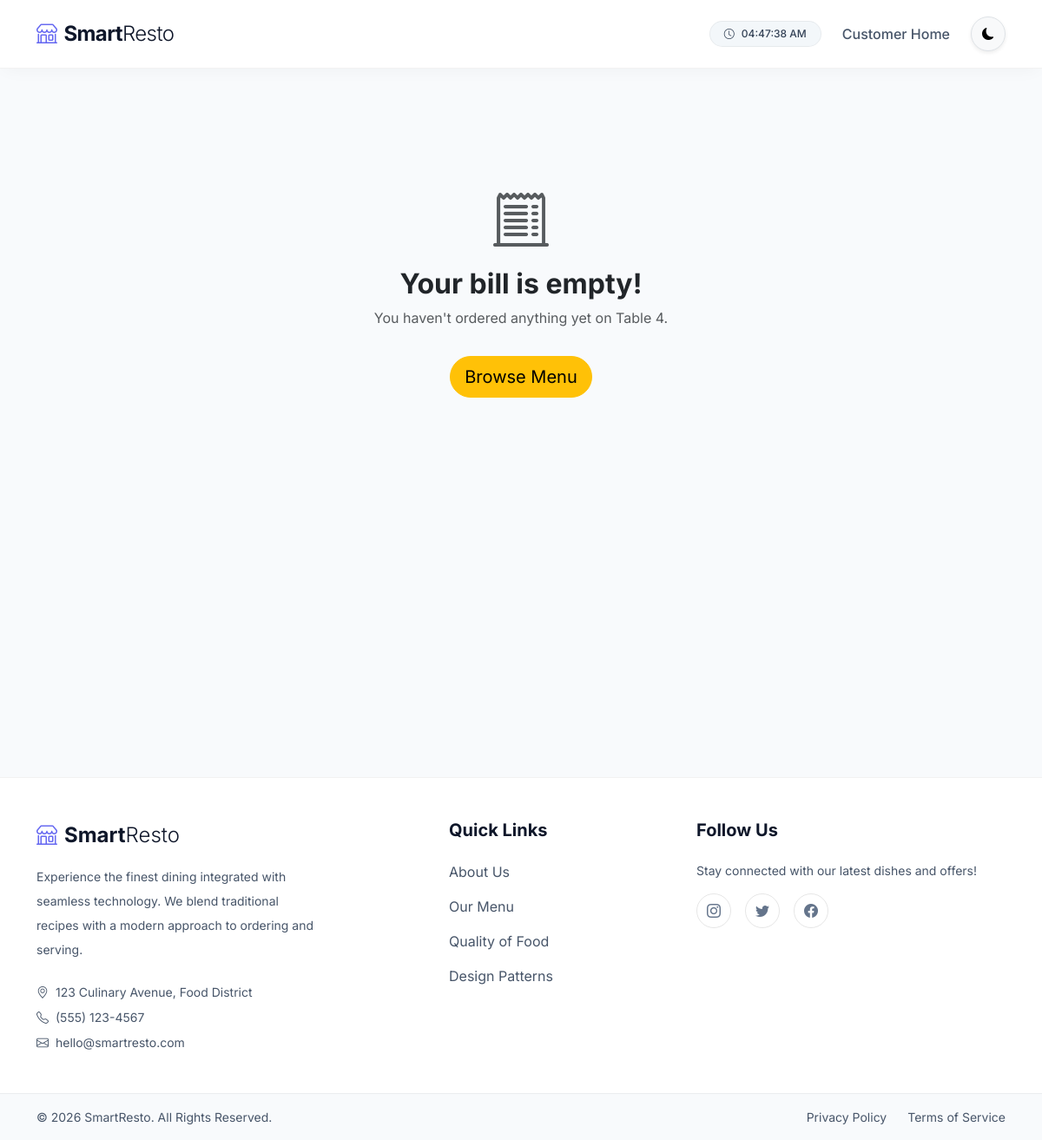
The page /bill/4/ on the database as committed earlier.
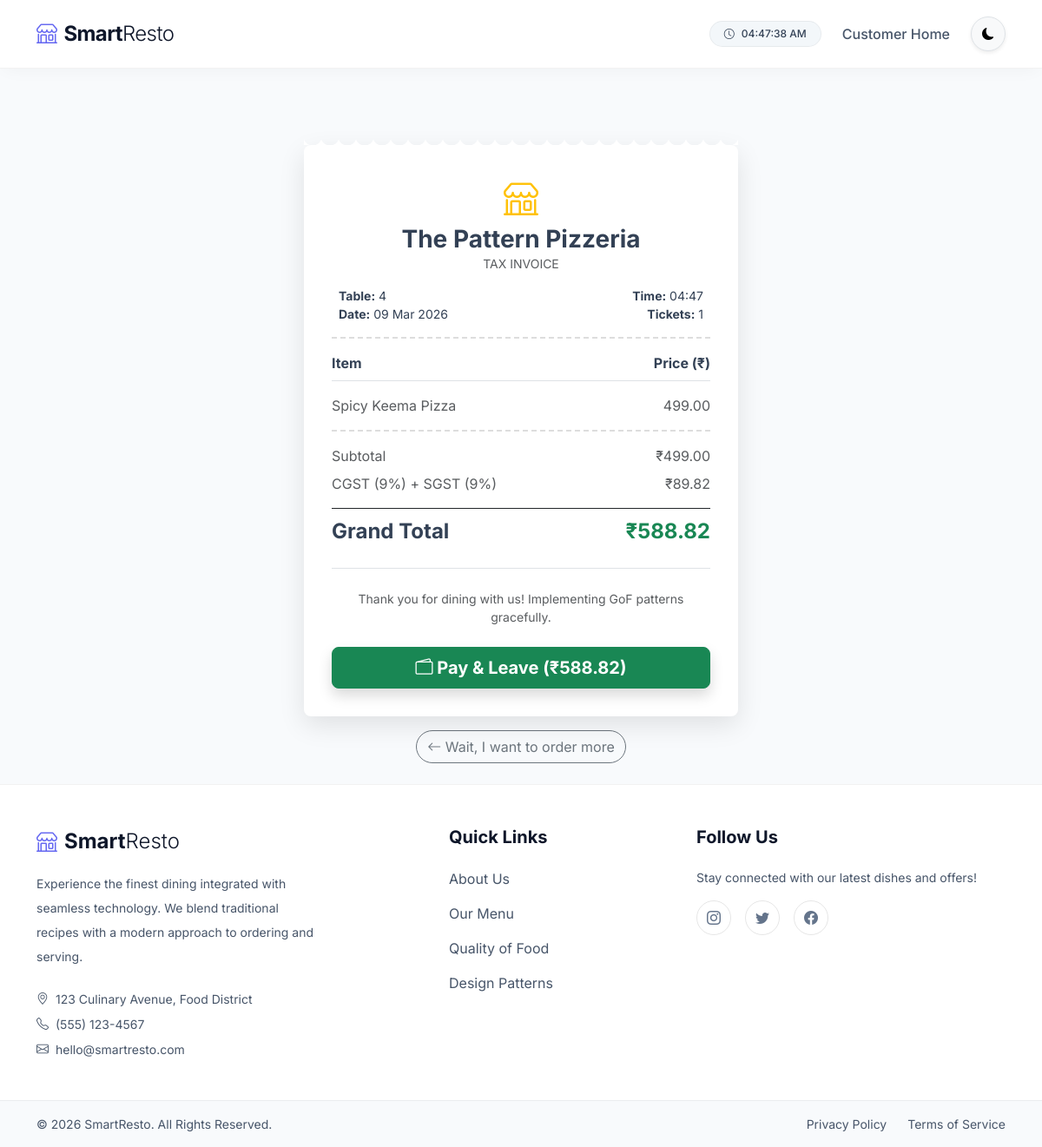
The same page on the database as committed later.
### restaurant/models.py (models this page shows, shortened)
class MenuItem(models.Model):
    ITEM_TYPES = [
        ('VEG', 'Vegetarian'),
        ('NON_VEG', 'Non-Vegetarian'),
        ('VEGAN', 'Vegan'),
    ]
    name = models.CharField(max_length=100)
    price = models.DecimalField(max_digits=8, decimal_places=2)
    item_type = models.CharField(max_length=20, choices=ITEM_TYPES)
    description = models.TextField(blank=True)

### restaurant/views.py (the view)
# urls.py: path('bill/<int:table_id>/', views.payment_page_view, name='payment_page'),
def payment_page_view(request, table_id):
    bill_data = orchestrator.calculate_table_bill(table_id)
    return render(request, 'restaurant/bill.html', {
        'table_number': table_id,
        'bill': bill_data
    })

### restaurant/patterns/strategy.py (called while the page is built)
    def apply_gst(self, amount: float) -> float:
        return float(amount) * 1.18

    def calculate_final_price(self, base_price: float) -> float:
        return float(base_price)

### restaurant/templates/restaurant/bill.html (shortened to what this page needs)
{% extends 'restaurant/base.html' %}
{% block content %}
<div class="row pt-5">
    <div class="col-12">
        {% if bill %}
        <div class="receipt">
            <div class="receipt-header text-center">
                <i class="bi bi-shop fs-1 text-warning mb-2"></i>
                <h3 class="fw-bold mb-0">The Pattern Pizzeria</h3>
                <p class="text-muted small">TAX INVOICE</p>
                <div class="d-flex justify-content-between mt-3 px-2 small text-start">
                    <div>
                        <strong>Table:</strong> {{ bill.table_number }}<br>
                        <strong>Date:</strong> {% now "d M Y" %}
                    </div>
                    <div class="text-end">
                        <strong>Time:</strong> {% now "H:i" %}<br>
                        <strong>Tickets:</strong> {{ bill.order_ids|length }}
                    </div>
                </div>
            </div>
            <div class="receipt-body">
                <div class="receipt-item fw-bold border-bottom pb-2 mb-3">
                    <span style="width: 70%">Item</span>
                    <span style="width: 30%" class="text-end">Price (₹)</span>
                </div>
                {% for item in bill.itemized_list %}
                <div class="receipt-item text-muted">
                    <span style="width: 70%">{{ item.name }}</span>
                    <span style="width: 30%" class="text-end">{{ item.price|floatformat:2 }}</span>
                </div>
                {% endfor %}
            </div>
            <div class="receipt-totals">
                <div class="receipt-item text-muted">
                    <span>Subtotal</span>
                    <span>₹{{ bill.raw_subtotal|floatformat:2 }}</span>
                </div>
                <div class="receipt-item text-muted">
                    <span>CGST (9%) + SGST (9%)</span>
                    <span>₹{{ bill.gst_amount|floatformat:2 }}</span>
                </div>
                <div class="receipt-item mt-3 pt-2 border-top border-dark">
                    <span class="fs-4 fw-bold">Grand Total</span>
                    <span class="fs-4 fw-bold text-success">₹{{ bill.grand_total|floatformat:2 }}</span>
                </div>
            </div>
            <div class="mt-4 pt-4 border-top text-center">
                <p class="small text-muted mb-4">Thank you for dining with us! Implementing GoF patterns gracefully.</p>
                <form action="{% url 'process_payment' bill.table_number %}" method="POST">
                    <button type="submit" class="btn btn-success btn-lg w-100 fw-bold shadow">
                        <i class="bi bi-wallet2"></i> Pay & Leave (₹{{ bill.grand_total|floatformat:2 }})
                    </button>
                </form>
            </div>
        </div>
        <div class="text-center mt-3">
            <a href="{% url 'menu_page' bill.table_number %}" class="btn btn-outline-secondary rounded-pill">
                <i class="bi bi-arrow-left"></i> Wait, I want to order more
            </a>
        </div>
        {% else %}
        <div class="text-center py-5">
            <h1 class="display-3 text-muted"><i class="bi bi-receipt-cutoff"></i></h1>
            <h2 class="fw-bold text-dark mt-3">Your bill is empty!</h2>
            <p class="text-muted">You haven't ordered anything yet on Table {{ table_number }}.</p>
            <a href="{% url 'menu_page' table_number %}" class="btn btn-warning btn-lg mt-3 rounded-pill">
                Browse Menu
            </a>
        </div>
        {% endif %}
    </div>
</div>
{% endblock %}

### restaurant/templates/restaurant/base.html (shortened to what this page needs)
<!DOCTYPE html>
<html lang="en">
<head>
    <link href="https://cdn.jsdelivr.net/npm/bootstrap@5.3.0/dist/css/bootstrap.min.css" rel="stylesheet">
    <link rel="stylesheet" href="https://cdn.jsdelivr.net/npm/bootstrap-icons@1.10.5/font/bootstrap-icons.css">
</head>
<body>
    <nav class="navbar navbar-expand-lg sticky-top">
        <div class="container">
            <a class="navbar-brand d-flex align-items-center gap-2" href="{% url 'index' %}">
                <i class="bi bi-shop fs-4 text-primary" style="color: #6366f1 !important;"></i>
                <div>
                    <span class="fw-bolder">Smart</span><span class="fw-light">Resto</span>
                </div>
            </a>
            <div class="collapse navbar-collapse" id="navbarNav">
                <ul class="navbar-nav ms-auto align-items-center gap-3">
                    <li class="nav-item">
                        <span
                            class="badge rounded-pill bg-secondary bg-opacity-10 text-dark border fw-medium px-3 py-2 d-flex align-items-center gap-2"
                            id="clock-pill">
                            <i class="bi bi-clock"></i> <span id="globalClock"></span>
                        </span>
                    </li>
                    <li class="nav-item">
                        <a class="nav-link fw-medium" href="{% url 'index' %}">Customer Home</a>
                    </li>
                    <button
                        class="btn btn-sm btn-light rounded-circle shadow-sm border p-2 d-flex align-items-center justify-content-center"
                        style="width: 40px; height: 40px; transition: all 0.3s;" id="themeToggleBtn"
                        title="Toggle Dark Mode">
                        <i class="bi bi-moon-fill" id="themeIcon"></i>
                    </button>
                </ul>
            </div>
        </div>
    </nav>
    <div class="container min-vh-100 py-4 mt-3">
        {% block content %}{% endblock %}
    </div>
    <footer class="mt-auto premium-footer">
        <div class="container py-5">
            <div class="row gy-4">
                <div class="col-lg-4 col-md-6 pe-lg-5">
                    <div class="d-flex align-items-center gap-2 mb-3">
                        <i class="bi bi-shop fs-4" style="color: #6366f1;"></i>
                        <h4 class="fw-bolder mb-0 premium-text">Smart<span class="fw-light">Resto</span></h4>
                    </div>
                    <p class="premium-text-muted small lh-lg mb-4">
                        Experience the finest dining integrated with seamless technology. We blend traditional recipes
                        with a modern approach to ordering and serving.
                    </p>
                    <div class="d-flex flex-column gap-2 small premium-text-muted">
                        <span><i class="bi bi-geo-alt me-2"></i>123 Culinary Avenue, Food District</span>
                        <span><i class="bi bi-telephone me-2"></i>(555) 123-4567</span>
                        <span><i class="bi bi-envelope me-2"></i>hello@smartresto.com</span>
                    </div>
                </div>
                <div class="col-lg-3 col-md-6 offset-lg-1">
                    <h5 class="fw-bold mb-4 premium-text">Quick Links</h5>
                    <ul class="list-unstyled d-flex flex-column gap-3 mb-0 footer-links">
                        <li><a href="#" class="premium-text-muted text-decoration-none">About Us</a></li>
                        <li><a href="#" class="premium-text-muted text-decoration-none">Our Menu</a></li>
                        <li><a href="#" class="premium-text-muted text-decoration-none">Quality of Food</a></li>
                        <li><a href="#" class="premium-text-muted text-decoration-none">Design Patterns</a></li>
                    </ul>
                </div>
                <div class="col-lg-4 col-md-12">
                    <h5 class="fw-bold mb-4 premium-text">Follow Us</h5>
                    <p class="premium-text-muted small mb-3">Stay connected with our latest dishes and offers!</p>
                    <div class="d-flex gap-3 social-icons">
                        <a href="#"
                            class="btn btn-outline-secondary rounded-circle d-flex align-items-center justify-content-center p-0"
                            style="width: 40px; height: 40px;"><i class="bi bi-instagram"></i></a>
                        <a href="#"
                            class="btn btn-outline-secondary rounded-circle d-flex align-items-center justify-content-center p-0"
                            style="width: 40px; height: 40px;"><i class="bi bi-twitter"></i></a>
                        <a href="#"
                            class="btn btn-outline-secondary rounded-circle d-flex align-items-center justify-content-center p-0"
                            style="width: 40px; height: 40px;"><i class="bi bi-facebook"></i></a>
                    </div>
                </div>
            </div>
        </div>
        <div class="border-top premium-subfooter">
            <div class="container py-3">
                <div class="d-flex flex-column flex-md-row justify-content-between align-items-center gap-2">
                    <p class="small premium-text-muted mb-0">&copy; 2026 SmartResto. All Rights Reserved.</p>
                    <div class="d-flex gap-4 small footer-links">
                        <a href="#" class="premium-text-muted text-decoration-none">Privacy Policy</a>
                        <a href="#" class="premium-text-muted text-decoration-none">Terms of Service</a>
                    </div>
                </div>
            </div>
        </div>
    </footer>
</body>
</html>

### restaurant/templates/restaurant/base.html (style rules this page uses)
body { font-family: 'Inter', sans-serif; background-color: #f8fafc; color: #334155; }
html { scroll-behavior: smooth; }
.navbar { padding: 1rem 0; background: rgba(255, 255, 255, 0.9) !important; backdrop-filter: blur(12px); -webkit-backdrop-filter: blur(12px); border-bottom: 1px solid rgba(0, 0, 0, 0.05); box-shadow: 0 4px 20px -5px rgba(0, 0, 0, 0.05); transition: all 0.3s ease; }
.navbar-brand { font-size: 1.5rem; letter-spacing: -0.025em; color: #0f172a !important; }
.nav-link { color: #475569 !important; transition: color 0.2s ease, transform 0.2s ease; }
#clock-pill { background-color: rgba(241, 245, 249, 0.8) !important; border-color: rgba(0, 0, 0, 0.05) !important; color: #334155 !important; }
.premium-footer { background-color: #ffffff; border-top: 1px solid rgba(0, 0, 0, 0.05); transition: background-color 0.3s ease, border-color 0.3s ease; }
.premium-subfooter { background-color: #f8fafc; border-top-color: rgba(0, 0, 0, 0.05) !important; transition: background-color 0.3s ease, border-color 0.3s ease; }
.premium-text { color: #0f172a; transition: color 0.3s ease; }
.premium-text-muted { color: #475569; transition: color 0.3s ease; }
.footer-links a { transition: all 0.2s ease; }
.social-icons .btn { border-color: rgba(0, 0, 0, 0.1); color: #64748b; background-color: transparent; transition: all 0.3s ease; }

### restaurant/templates/restaurant/bill.html (style rules this page uses)
.receipt { background: #fff; max-width: 500px; margin: 0 auto; padding: 2rem; box-shadow: 0 10px 30px rgba(0, 0, 0, 0.1); border-radius: 8px; position: relative; }
.receipt::before { content: ""; position: absolute; top: -10px; left: 0; right: 0; height: 10px; background-size: 20px 20px; background-image: radial-gradient(circle at 10px 0, transparent 10px, #fff 11px); }
.receipt-header { border-bottom: 2px dashed #ddd; padding-bottom: 1rem; margin-bottom: 1rem; }
.receipt-item { display: flex; justify-content: space-between; margin-bottom: 0.5rem; }
.receipt-totals { border-top: 2px dashed #ddd; padding-top: 1rem; margin-top: 1rem; }

Rows that differ between the two databases and show on the page:
added MenuItem: name "Spicy Keema Pizza"
Other text that changed with them:
{{ bill.table_number }}: (not shown) → "4"
{{ bill.order_ids|length }}: (not shown) → "1"
{{ bill.raw_subtotal|floatformat:2 }}: (not shown) → "499.00"
{{ bill.gst_amount|floatformat:2 }}: (not shown) → "89.82"
{{ bill.grand_total|floatformat:2 }}: (not shown) → "588.82"
{{ table_number }}: "4" → (not shown)
text no longer shown: "Your bill is empty! You haven't ordered anything yet on Table . Browse Menu"
text now shown: "The Pattern Pizzeria TAX INVOICE Table: Date: 09 Mar 2026 Time: 04:47 Tickets: Item Price (₹) Subtotal ₹ CGST (9%) + SGST (9%) ₹ Grand Total ₹ Thank you for dining with us! Implementing GoF patterns gracefully. Pay & Leave (₹ ) Wait, I want to order more"
new list line: "499.00"
